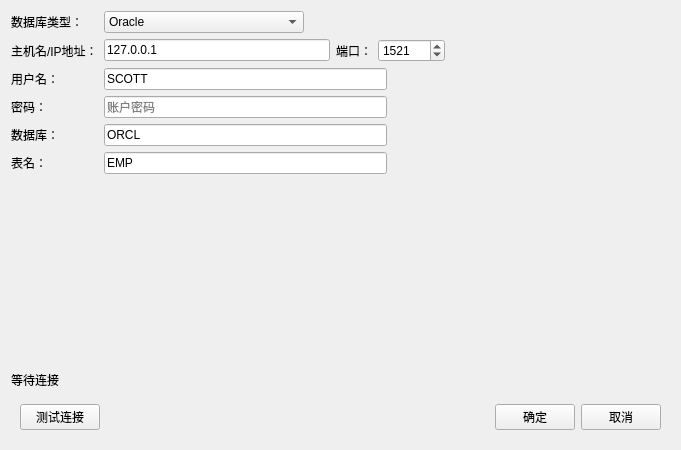
<?xml version="1.0" encoding="UTF-8"?>
<ui version="4.0">
 <class>Form</class>
 <widget class="QWidget" name="Form">
  <property name="geometry">
   <rect>
    <x>0</x>
    <y>0</y>
    <width>681</width>
    <height>450</height>
   </rect>
  </property>
  <property name="minimumSize">
   <size>
    <width>500</width>
    <height>400</height>
   </size>
  </property>
  <property name="maximumSize">
   <size>
    <width>16777215</width>
    <height>16777215</height>
   </size>
  </property>
  <property name="windowTitle">
   <string>从数据库导入</string>
  </property>
  <property name="windowIcon">
   <iconset resource="../pyqtsource.qrc">
    <normaloff>:/resources/icons/oracle.svg</normaloff>:/resources/icons/oracle.svg</iconset>
  </property>
  <layout class="QVBoxLayout" name="verticalLayout">
   <item>
    <layout class="QFormLayout" name="formLayout">
     <item row="0" column="0">
      <widget class="QLabel" name="label_nettype">
       <property name="text">
        <string>数据库类型：</string>
       </property>
      </widget>
     </item>
     <item row="0" column="1">
      <layout class="QHBoxLayout" name="horizontalLayout_8">
       <item>
        <widget class="QComboBox" name="comboBox_database">
         <property name="minimumSize">
          <size>
           <width>200</width>
           <height>0</height>
          </size>
         </property>
         <item>
          <property name="text">
           <string>Oracle</string>
          </property>
         </item>
        </widget>
       </item>
       <item>
        <spacer name="horizontalSpacer_8">
         <property name="orientation">
          <enum>Qt::Horizontal</enum>
         </property>
         <property name="sizeHint" stdset="0">
          <size>
           <width>40</width>
           <height>20</height>
          </size>
         </property>
        </spacer>
       </item>
      </layout>
     </item>
     <item row="2" column="0">
      <widget class="QLabel" name="label_username">
       <property name="text">
        <string>用户名：</string>
       </property>
      </widget>
     </item>
     <item row="2" column="1">
      <layout class="QHBoxLayout" name="horizontalLayout_7">
       <item>
        <widget class="QLineEdit" name="lineEdit_user">
         <property name="inputMask">
          <string/>
         </property>
         <property name="text">
          <string>SCOTT</string>
         </property>
         <property name="placeholderText">
          <string>账户名称</string>
         </property>
        </widget>
       </item>
       <item>
        <spacer name="horizontalSpacer_7">
         <property name="orientation">
          <enum>Qt::Horizontal</enum>
         </property>
         <property name="sizeHint" stdset="0">
          <size>
           <width>40</width>
           <height>20</height>
          </size>
         </property>
        </spacer>
       </item>
      </layout>
     </item>
     <item row="3" column="0">
      <widget class="QLabel" name="label_password">
       <property name="text">
        <string>密码：</string>
       </property>
      </widget>
     </item>
     <item row="3" column="1">
      <layout class="QHBoxLayout" name="horizontalLayout_6">
       <item>
        <widget class="PasswordEdit" name="lineEdit_passwd">
         <property name="placeholderText">
          <string>账户密码</string>
         </property>
        </widget>
       </item>
       <item>
        <spacer name="horizontalSpacer_6">
         <property name="orientation">
          <enum>Qt::Horizontal</enum>
         </property>
         <property name="sizeHint" stdset="0">
          <size>
           <width>40</width>
           <height>20</height>
          </size>
         </property>
        </spacer>
       </item>
      </layout>
     </item>
     <item row="7" column="1">
      <spacer name="verticalSpacer">
       <property name="orientation">
        <enum>Qt::Vertical</enum>
       </property>
       <property name="sizeHint" stdset="0">
        <size>
         <width>20</width>
         <height>40</height>
        </size>
       </property>
      </spacer>
     </item>
     <item row="1" column="0">
      <widget class="QLabel" name="label_ip">
       <property name="text">
        <string>主机名/IP地址：</string>
       </property>
      </widget>
     </item>
     <item row="1" column="1">
      <layout class="QHBoxLayout" name="horizontalLayout_4">
       <item>
        <widget class="QLineEdit" name="lineEdit_host">
         <property name="text">
          <string>127.0.0.1</string>
         </property>
         <property name="placeholderText">
          <string>数据库地址</string>
         </property>
        </widget>
       </item>
       <item>
        <widget class="QLabel" name="label_port">
         <property name="text">
          <string>端口：</string>
         </property>
        </widget>
       </item>
       <item>
        <widget class="QSpinBox" name="spinBox_port">
         <property name="maximum">
          <number>999999</number>
         </property>
         <property name="value">
          <number>1521</number>
         </property>
        </widget>
       </item>
       <item>
        <spacer name="horizontalSpacer_4">
         <property name="orientation">
          <enum>Qt::Horizontal</enum>
         </property>
         <property name="sizeHint" stdset="0">
          <size>
           <width>40</width>
           <height>20</height>
          </size>
         </property>
        </spacer>
       </item>
      </layout>
     </item>
     <item row="4" column="0">
      <widget class="QLabel" name="label_database">
       <property name="text">
        <string>数据库：</string>
       </property>
      </widget>
     </item>
     <item row="4" column="1">
      <layout class="QHBoxLayout" name="horizontalLayout_3">
       <item>
        <widget class="QLineEdit" name="lineEdit_db">
         <property name="text">
          <string>ORCL</string>
         </property>
         <property name="placeholderText">
          <string>数据库名</string>
         </property>
        </widget>
       </item>
       <item>
        <spacer name="horizontalSpacer_3">
         <property name="orientation">
          <enum>Qt::Horizontal</enum>
         </property>
         <property name="sizeHint" stdset="0">
          <size>
           <width>40</width>
           <height>20</height>
          </size>
         </property>
        </spacer>
       </item>
      </layout>
     </item>
     <item row="5" column="0">
      <widget class="QLabel" name="label_database_2">
       <property name="text">
        <string>表名：</string>
       </property>
      </widget>
     </item>
     <item row="5" column="1">
      <layout class="QHBoxLayout" name="horizontalLayout_2">
       <item>
        <widget class="QLineEdit" name="lineEdit_table">
         <property name="text">
          <string>EMP</string>
         </property>
         <property name="placeholderText">
          <string>要导入的表名</string>
         </property>
        </widget>
       </item>
       <item>
        <spacer name="horizontalSpacer_2">
         <property name="orientation">
          <enum>Qt::Horizontal</enum>
         </property>
         <property name="sizeHint" stdset="0">
          <size>
           <width>40</width>
           <height>20</height>
          </size>
         </property>
        </spacer>
       </item>
      </layout>
     </item>
    </layout>
   </item>
   <item>
    <widget class="QLabel" name="label_test">
     <property name="text">
      <string>等待连接</string>
     </property>
    </widget>
   </item>
   <item>
    <widget class="QWidget" name="widget" native="true">
     <property name="maximumSize">
      <size>
       <width>16777215</width>
       <height>50</height>
      </size>
     </property>
     <layout class="QVBoxLayout" name="verticalLayout_2">
      <item>
       <layout class="QHBoxLayout" name="horizontalLayout">
        <item>
         <widget class="QPushButton" name="pushButton_test">
          <property name="text">
           <string>测试连接</string>
          </property>
         </widget>
        </item>
        <item>
         <spacer name="horizontalSpacer">
          <property name="orientation">
           <enum>Qt::Horizontal</enum>
          </property>
          <property name="sizeHint" stdset="0">
           <size>
            <width>40</width>
            <height>20</height>
           </size>
          </property>
         </spacer>
        </item>
        <item>
         <widget class="QPushButton" name="pushButton_ok">
          <property name="text">
           <string>确定</string>
          </property>
         </widget>
        </item>
        <item>
         <widget class="QPushButton" name="pushButton_cancel">
          <property name="text">
           <string>取消</string>
          </property>
         </widget>
        </item>
       </layout>
      </item>
     </layout>
    </widget>
   </item>
  </layout>
 </widget>
 <customwidgets>
  <customwidget>
   <class>PasswordEdit</class>
   <extends>QLineEdit</extends>
   <header location="global">.password</header>
  </customwidget>
 </customwidgets>
 <resources>
  <include location="../pyqtsource.qrc"/>
 </resources>
 <connections/>
</ui>
